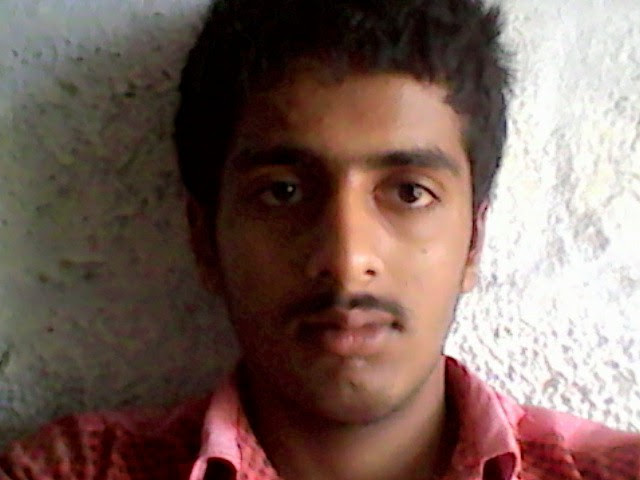
#> input picture img/1.jpg, 640 x 480 px, found by its file name
$ python python_script.py
#> lines starting #> are read from the running program, lines starting #| are printed output that depends on the picture
import cv2

img = cv2.imread('/home/lenovo/Desktop/js/website/tamilselvan-eswaramoorthi.github.io/img/1.jpg')
#> img is the input picture: shape (480, 640, 3); mean B, G, R 90.6, 98.1, 120.8

img = cv2.resize(img, (700, 467))
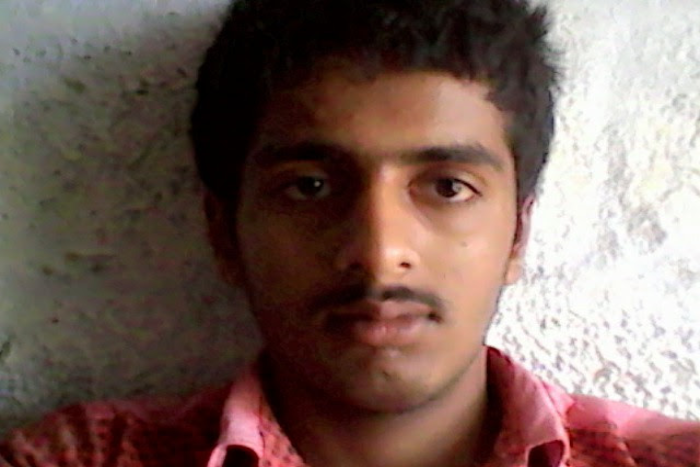
#> img: shape (467, 700, 3); mean B, G, R 90.5, 98, 120.7

cv2.imwrite('1.png',img)

$ run again, with img/0.jpg copied over img/1.jpg
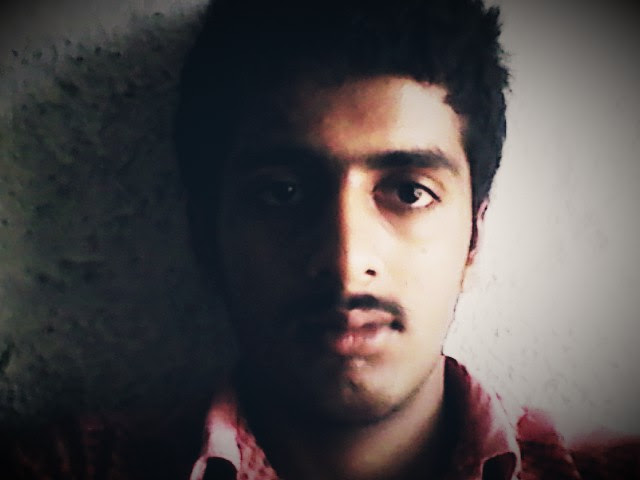
#> input picture img/0.jpg, 640 x 480 px, found by its file name
#> img is the input picture: shape (480, 640, 3); mean B, G, R 76.3, 75.7, 80.1
#> `img = cv2.resize(img, (700, 467))`:
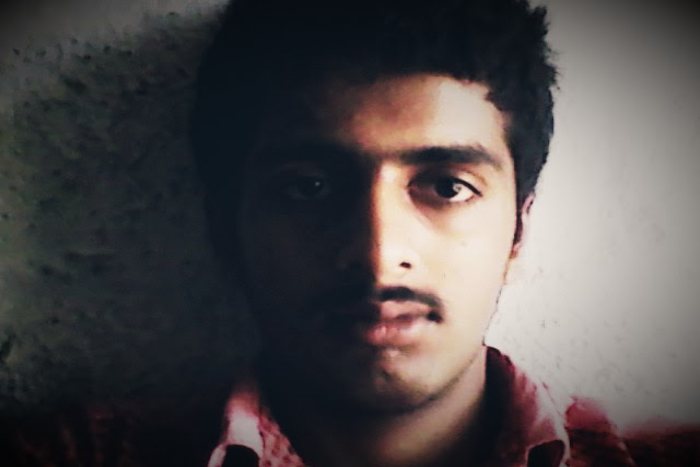
#> img: shape (467, 700, 3); mean B, G, R 76.2, 75.7, 80
